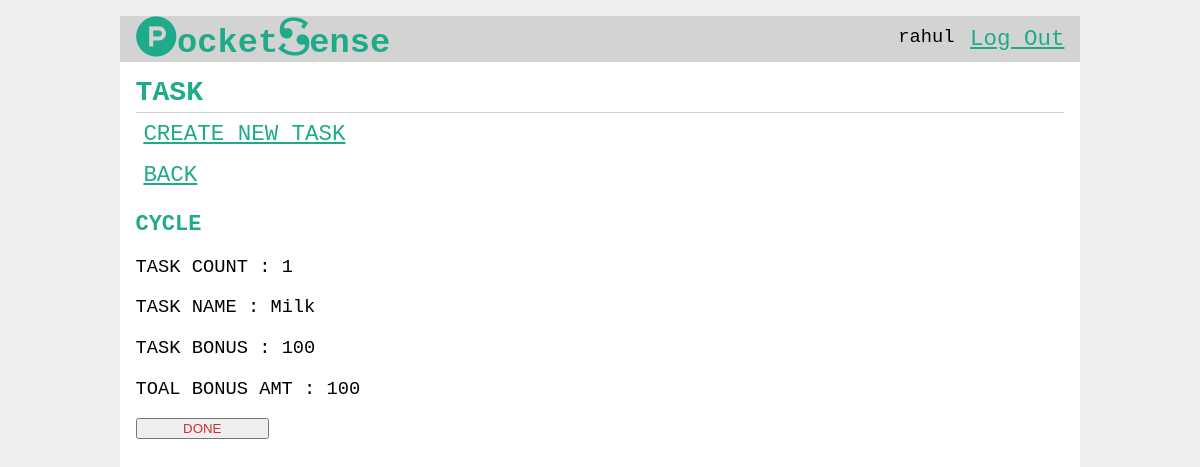
Screenshot of /task/1/display (signed in) with the database file from the repository.
### tables this page shows
CREATE TABLE parent(
	parent_id INTEGER PRIMARY KEY AUTOINCREMENT,
	parent_username TEXT UNIQUE NOT NULL,
	parent_email TEXT UNIQUE NOT NULL,
	parent_password TEXT NOT NULL
);

CREATE TABLE goal(
	goal_id INTEGER PRIMARY KEY AUTOINCREMENT,
	author_id INTEGER ,
	task_author INTEGER,

	goal_name TEXT UNIQUE ,
	income_amt INTEGER ,
	goal_amt INTEGER ,
	goal_saving INTEGER,

	fix_saving_amt INTEGER,
	saving_amt INTEGER ,
	emergency_amt INTEGER ,
	
	bonus INTEGER ,
    time_left TEXT ,
	personal_amt INTEGER ,
	counter INTEGER,

	created TIMESTAMP DEFAULT CURRENT_TIMESTAMP,


	task_name  TEXT,

	task_amt INTEGER,
	task_count INTEGER,
	
	FOREIGN KEY (author_id) REFERENCES child (child_id),
	
	FOREIGN KEY (task_author) REFERENCES parent (parent_id)

);

### fin/task.py (the view)
@bp.route('/<int:id>/display' ,  methods = ('GET' , 'POST'))
@parent_login_required
def display(id):
    goal = get_goal(id)
    db = get_db()
    error = None
    goals = db.execute(
            'SELECT go.goal_id , task_name , task_amt , task_count , task_author , goal_name , author_id , c.child_id , bonus'
            ' FROM goal go JOIN child c ON go.author_id = c.child_id'
            ' WHERE go.goal_id = ?',
            (id , )
            ).fetchall()
    db.commit()
    if error is not None:
        flash(error)
    if goals is None:
        error = "NOT RIGHT"
    return render_template('task/display.html' , goals=goals)

### fin/auth.py (called while the page is built)
@bp.before_app_request
def load_logged_in_parent():
    parent_id = session.get('parent_id')
    if parent_id is None:
        g.parent = None
    else:
        g.parent = get_db().execute(
            'SELECT * FROM parent WHERE parent_id = ?', (parent_id,)
        ).fetchone()

def parent_login_required(view):
    @functools.wraps(view)
    def wrapped_view(**kwargs):
        if g.parent is None:
            return redirect(url_for('auth.parent_login'))
        return view(**kwargs)
    return wrapped_view

@bp.before_app_request
def load_logged_in_child():
    child_id = session.get('child_id')
    if child_id is None:
        g.child = None
    else:
        g.child = get_db().execute(
            'SELECT * FROM child WHERE child_id = ?', (child_id,)
        ).fetchone()

### fin/db.py (called while the page is built)
def get_db():
	if 'db' not in g:
		g.db = sqlite3.connect( current_app.config['DATABASE'] , detect_types=sqlite3.PARSE_DECLTYPES)
		g.db.row_factory = sqlite3.Row
	return g.db

### fin/task.py (called while the page is built)
def get_goal(id, check_author=True):
    goal = get_db().execute(
        'SELECT task_name , task_amt , task_count , go.goal_id , bonus , goal_saving'
        ' FROM goal go JOIN child c ON go.author_id = c.child_id'
        ' WHERE go.goal_id = ?',
        (id,)
    ).fetchone()
    if goal is None:
        abort(404, "Post id {0} doesn't exist.".format(id))
    return goal

### fin/templates/task/display.html (shortened to what this page needs)
{% extends 'base.html' %}
{% block header %}
  <h1>{% block title %}TASK{% endblock %}</h1>
{% endblock %}
{% block content %}
  {% for goal in goals%}
    <article class="x">
      <header>
        <div>
          <a class="action" href="{{ url_for('task.create' , id=goal['goal_id']) }}">CREATE NEW TASK</a>
          {% if goal['task_amt'] != 0 %}
          <a class="action" href="{{ url_for('task.index')}}">BACK</a>
          <h1>{{ goal['goal_name'] }}</h1>
      </header>
      <p class="body">TASK COUNT : {{ goal['task_count'] }}</p>
      <p class="body">TASK NAME : {{ goal['task_name'] }}</p>
      <p class="body">TASK BONUS  : {{ goal['task_amt'] }}</p>
      <p class="body">TOAL BONUS AMT  : {{ goal['bonus'] }}</p>
      <form action="{{ url_for('task.count', id=goal['goal_id']) }}" method="post">
    <input class="danger" type="submit" value="DONE" onclick="return confirm('Are you sure?');">
  </form>
  {% endif %}
    </article>
  {% endfor %}
{% endblock %}

### fin/templates/base.html (shortened to what this page needs)
<!doctype html>
<link rel="stylesheet" href="{{ url_for('static', filename='main.css') }}">
<link rel="stylesheet" href="{{ url_for('static', filename='util.css') }}">
<nav>
  <h1></h><a style="color: #1fab89" href="{{ url_for('home') }}"><i class="fa fa-product-hunt" aria-hidden="true"></i>ocket<i class="fa fa-scribd" aria-hidden="true"></i>ense</a></h1>
  <ul>
    {% if g.parent %}
      <li><span>{{ g.parent['parent_username'] }}</span>
      <li><a href="{{ url_for('auth.parent_logout') }}">Log Out</a>
    {% else %}
      <li><a href="{{ url_for('auth.parent_register') }}">Register</a>
      <li><a href="{{ url_for('auth.parent_login') }}">Log In</a>
      <li><a href="{{ url_for('auth.parent_email_required') }}">Forget Password</a>
    {% endif %}
  </ul>
</nav>
<section class="content">
  <header>
    {% block header %}{% endblock %}
  </header>
  {% block content %}{% endblock %}
</section>

### fin/static/main.css (style rules this page uses)
h1 { font-family: monospace; color: #1fab89; margin: 1rem 0; }
a { color: #1fab89; font-size: 120%; }
nav { background: lightgray; display: flex; align-items: center; padding: 0 0.5rem; }
nav h1 { flex: auto; margin: 0; }
nav h1 a { text-decoration: none; padding: 0.25rem 0.5rem; }
nav ul { display: flex; list-style: none; margin: 0; padding: 0; }
nav ul li a, nav ul li span, header .action { display: block; padding: 0.5rem; }
.content { padding: 0 1rem 1rem; }
.content > header { border-bottom: 1px solid lightgray; display: flex; align-items: flex-end; }
.content > header h1 { flex: auto; margin: 1rem 0 0.25rem 0; }
.content:last-child { margin-bottom: 0; }
.content form { margin: 1em 0; display: flex; flex-direction: column; }
.content input, .content textarea { margin-bottom: 1em; }
input.danger { color: #cc2f2e; }
input[type=submit] { align-self: start; min-width: 10em; }

### rows the page displays
parent: parent.parent_username "rahul"
goal: goal_name "CYCLE", task_count "1", task_name "Milk", task_amt "100", bonus "100"
